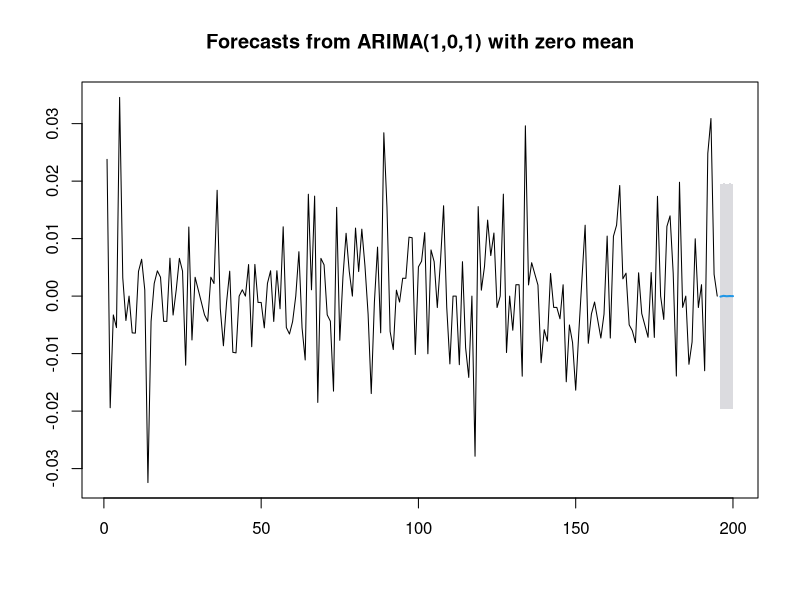
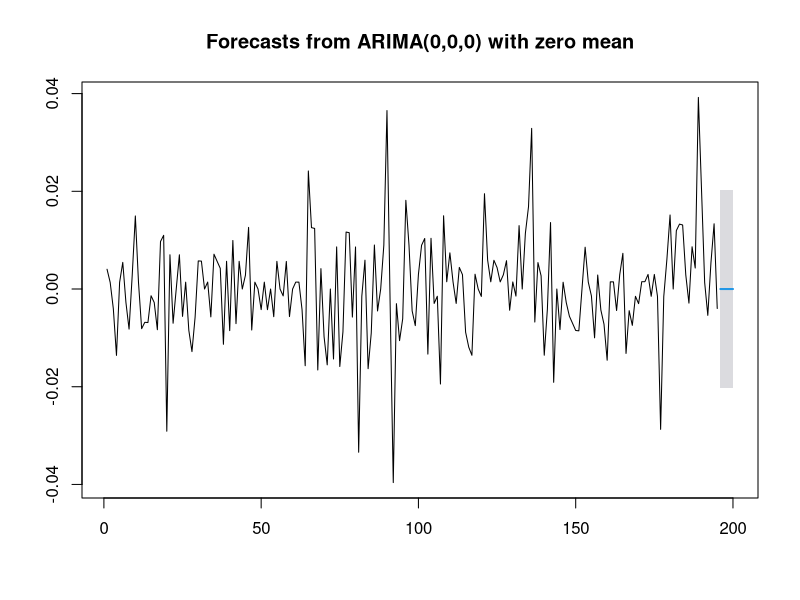
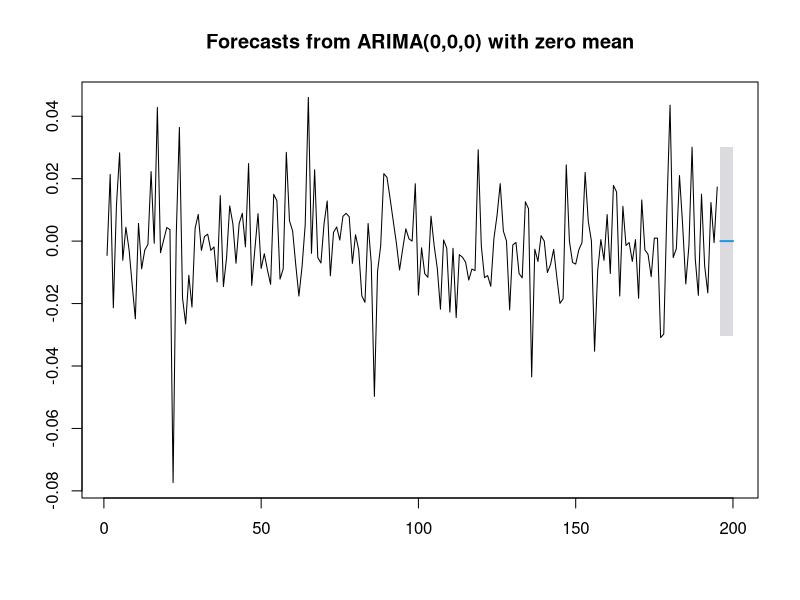
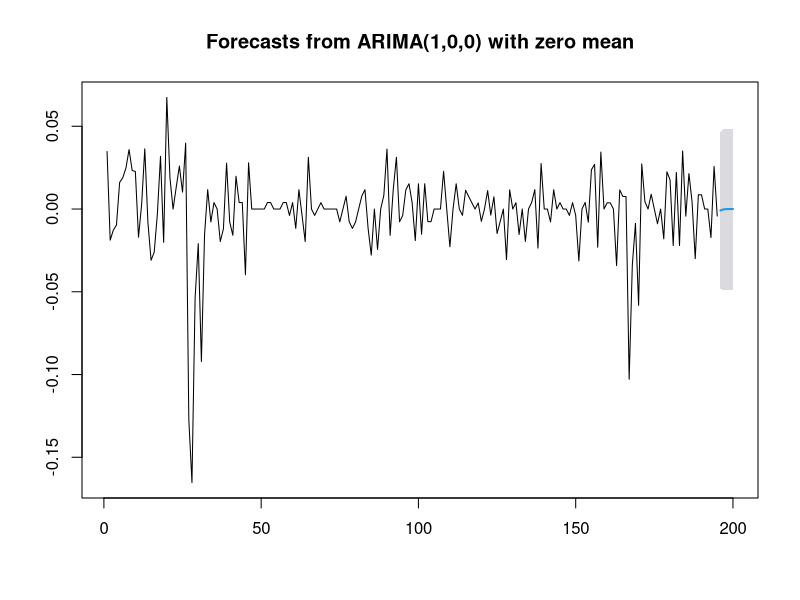

Write the R code that produced these figures, in order.
install.packages("readxl")
library(forecast)
library(tseries) 
library(readxl)

#load data
corticeira <- read_excel("CORTICEIRA_AMORIM.xls", skip = 3)
ctt <- read_excel("CTT_CORREIOS_PORT.xls", skip = 3)
galp <- read_excel("GALP_ENERGIA_NOM.xls", skip = 3)
martifer <- read_excel("MARTIFER.xls", skip = 3)

#initialize list to store the models and forecasts
models <- list()
forecasts <- list()

datasets <- list(corticeira, ctt, galp, martifer)
dataset_names <- list("corticeira", "ctt", "galp", "martifer")

for (i in seq_along(datasets)) {
  #ensuring that 'Close' is numeric and no commas are present
  datasets[[i]]$Close <- as.numeric(gsub(",", ".", datasets[[i]]$Close))
  
  #calculate log returns and fit with arima
  log_returns <- c(NA, diff(log(datasets[[i]]$Close)))
  datasets[[i]]$LogReturns <- log_returns
  datasets[[i]] <- na.omit(datasets[[i]])
  models[[dataset_names[[i]]]] <- auto.arima(datasets[[i]]$LogReturns)
  
  #forecast 5 periods ahead
  forecasts[[dataset_names[[i]]]] <- forecast(models[[dataset_names[[i]]]], h = 5, level = c(95))
  
  #plot
  plot(forecasts[[dataset_names[[i]]]])
}

